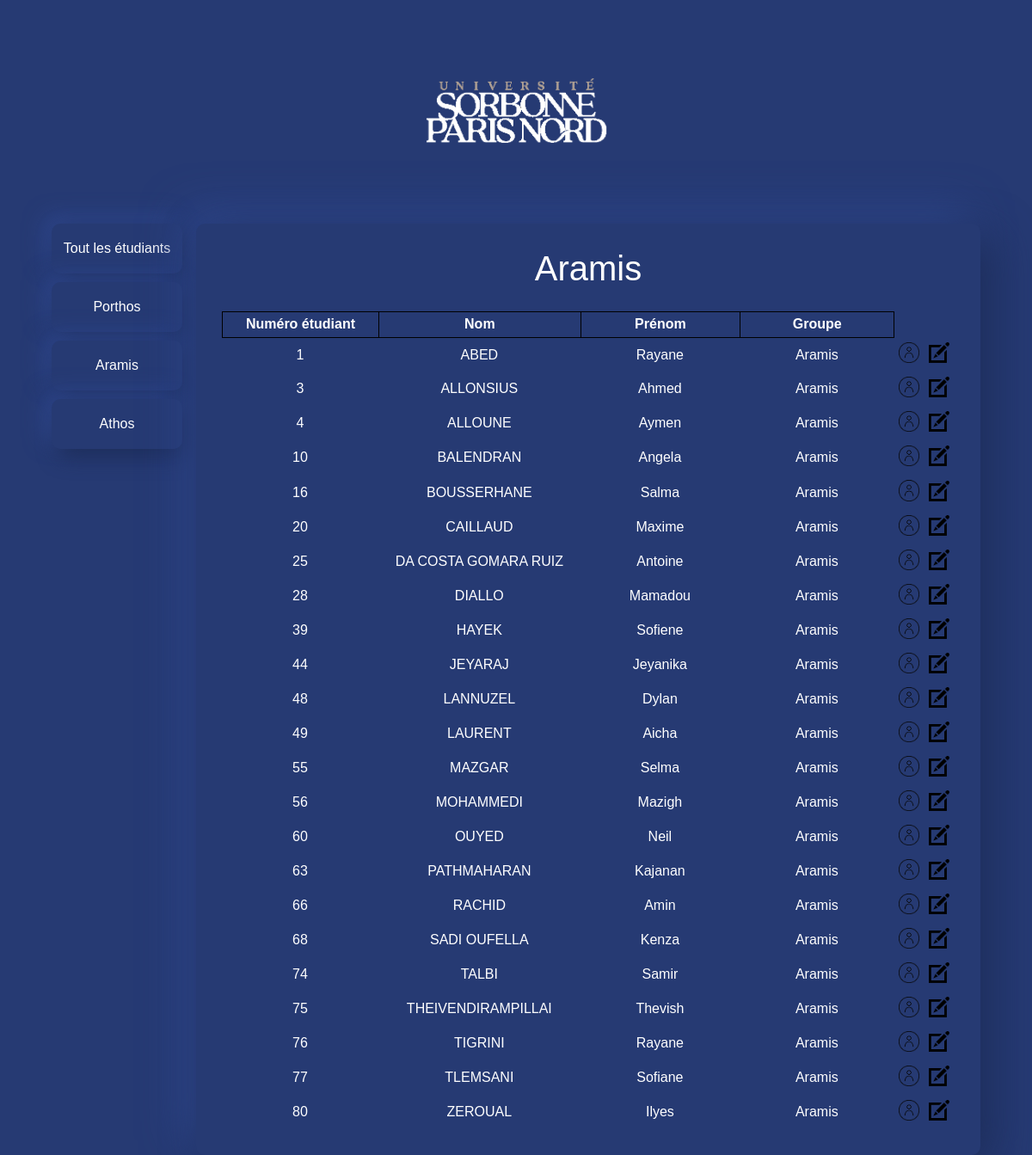
/?controller=list&action=aramis, run on the app's committed database.
### tables this page shows
CREATE TABLE IF NOT EXISTS `etudiant` (
  `student_id` int NOT NULL,
  `nom` varchar(20) DEFAULT NULL,
  `prenom` varchar(20) DEFAULT NULL,
  `mail` varchar(50) DEFAULT NULL,
  `stage_dentention` tinyint(1) DEFAULT NULL,
  `visibility_flag` tinyint(1) DEFAULT NULL,
  `entreprise_id` int DEFAULT NULL,
  `groupe` varchar(10) DEFAULT NULL,
  `personnel_id` int DEFAULT NULL,
  `formation_id` int DEFAULT NULL,
  PRIMARY KEY (`student_id`),
  KEY `entreprise_id` (`entreprise_id`),
  KEY `personnel_id` (`personnel_id`),
  KEY `formation_id` (`formation_id`)
);

### Controllers/Controller_list.php (called while the page is built, shortened)
<?php
class Controller_list extends Controller
{
    public function action_aramis()
    {
        $m = Model::getModel();
        $data = [
            "liste" => $m->getAramis(),
        ];
        $this->render("aramis", $data);
    }
}

### Models/Model.php (called while the page is built, shortened)
<?php
class Model
{
    private $bd;
    private static $instance = null;
    private function __construct()
    {
        include "credentials.php";
        $this->bd = new PDO($dsn, $login, $mdp );
        $this->bd->setAttribute(PDO::ATTR_ERRMODE, PDO::ERRMODE_EXCEPTION);
        $this->bd->query("SET nameS 'utf8'");
    }
    public static function getModel()
    {
        if (self::$instance === null) {
            self::$instance = new self();
        }
        return self::$instance;
    }
    public function getAramis()
    {
        $req = $this->bd->prepare("SELECT * FROM `etudiant` WHERE groupe ='Aramis' ORDER BY `etudiant`. `groupe` ASC ,`nom` ASC ");
        $req->execute();
        return $req->fetchall();
    }
}

### Models/credentials.php (called while the page is built, shortened)
<?php
  $dsn = "mysql:host=localhost;dbname=SAE;";
  $login = "root";
  $mdp = "";
 ?>

### Utils/functions.php (called while the page is built)
<?php
function e($message)
{
    return htmlspecialchars($message, ENT_QUOTES);
}

### Views/view_list_etudiant.php (the view)
<table>
    <tr> <th>Numéro étudiant</th> <th>Nom</th> <th>Prénom</th> <th>Groupe</th> <th class="sansBordure"></th> <th class="sansBordure"></th></tr>
    <?php foreach ($liste as $pn) : ?>
    <tr>
        <td class="sansBordure"> <?= e($pn['student_id']) ?> </a></td>
        <td class="sansBordure"> <?= e(ucfirst($pn['nom'])) ?> </td>
        <td class="sansBordure"> <?= e($pn['prenom']) ?> </td>
        <td class="sansBordure"> <?= e($pn['groupe']) ?> </td>
        <td class="sansBordure">
            <a href="?controller=list&action=informations&id=<?= e($pn['student_id']) ?>">
                <img class="icone" src="Content/img/profile-icon.png" alt="profile"/>
            </a>
        </td>
        <td class="sansBordure">
            <a href="?controller=list&action=boslist&id=<?= e($pn['student_id'])?>">
                <img class="icone" src="Content/img/edit-icon.png" alt="edit"/>
            </a>
        </td>
    </tr>
    <?php endforeach ?>
</table>

### Content/css/GestionStage.css (style rules this page uses)
* { box-sizing: border-box; }
body { width : 90%; background-color : #263A73; margin:auto; overflow-y: scroll ; position: relative; }
table { border-collapse : collapse; margin : auto; }
td,th { border : 1px solid black; width : 300px; height : 30px; text-align : center; }
.sansBordure { border : 0px; width : 30px; padding-left : 0px; }
img.icone { width: 24px; margin: 5px; transition: 0.2s }
body { display:grid; grid-template-columns: 1fr 6fr; column-gap: 1em; grid-template-areas: "h h" "menu main"; }
table { font: caption; ; color :#ffff; border : 0px; }
table th { font-size: 100%; }

### data on the page
etudiant: student_id "1", nom "ABED", prenom "Rayane", groupe "Aramis"
etudiant: student_id "3", nom "ALLONSIUS", prenom "Ahmed", groupe "Aramis"
etudiant: student_id "4", nom "ALLOUNE", prenom "Aymen", groupe "Aramis"
etudiant: student_id "10", nom "BALENDRAN", prenom "Angela", groupe "Aramis"
etudiant: student_id "16", nom "BOUSSERHANE", prenom "Salma", groupe "Aramis"
etudiant: student_id "20", nom "CAILLAUD", prenom "Maxime", groupe "Aramis"
etudiant: student_id "25", nom "DA COSTA GOMARA RUIZ", prenom "Antoine", groupe "Aramis"
etudiant: student_id "28", nom "DIALLO", prenom "Mamadou", groupe "Aramis"
etudiant: student_id "39", nom "HAYEK", prenom "Sofiene", groupe "Aramis"
etudiant: student_id "44", nom "JEYARAJ", prenom "Jeyanika", groupe "Aramis"
etudiant: student_id "48", nom "LANNUZEL", prenom "Dylan", groupe "Aramis"
etudiant: student_id "49", nom "LAURENT", prenom "Aicha", groupe "Aramis"
etudiant: student_id "55", nom "MAZGAR", prenom "Selma", groupe "Aramis"
etudiant: student_id "56", nom "MOHAMMEDI", prenom "Mazigh", groupe "Aramis"
etudiant: student_id "60", nom "OUYED", prenom "Neil", groupe "Aramis"
etudiant: student_id "63", nom "PATHMAHARAN", prenom "Kajanan", groupe "Aramis"
etudiant: student_id "66", nom "RACHID", prenom "Amin", groupe "Aramis"
etudiant: student_id "68", nom "SADI OUFELLA", prenom "Kenza", groupe "Aramis"
etudiant: student_id "74", nom "TALBI", prenom "Samir", groupe "Aramis"
etudiant: student_id "75", nom "THEIVENDIRAMPILLAI", prenom "Thevish", groupe "Aramis"
etudiant: student_id "76", nom "TIGRINI", prenom "Rayane", groupe "Aramis"
etudiant: student_id "77", nom "TLEMSANI", prenom "Sofiane", groupe "Aramis"
etudiant: student_id "80", nom "ZEROUAL", prenom "Ilyes", groupe "Aramis"
